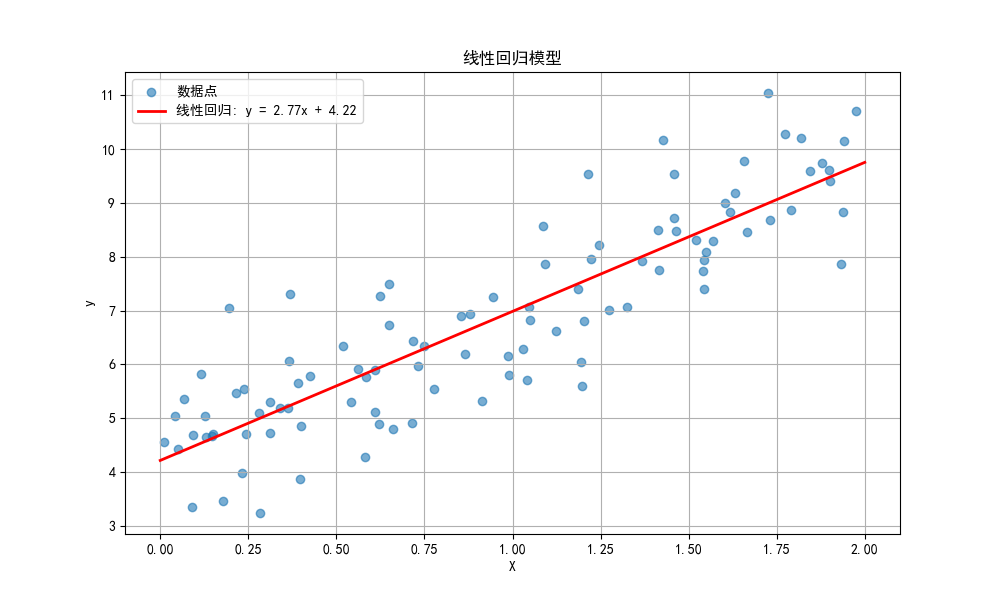

Python code for this plot:

# 线性回归
import numpy as np
import matplotlib.pyplot as plt
from sklearn.linear_model import LinearRegression
from sklearn.metrics import mean_squared_error


# 设置中文显示
plt.rcParams['font.sans-serif'] = ['SimHei']  # 设置中文字体为黑体
plt.rcParams['axes.unicode_minus'] = False    # 解决负号显示问题

# 生成随机数据
np.random.seed(42)
X = 2 * np.random.rand(100, 1)
y = 4 + 3 * X + np.random.randn(100, 1)

# 训练线性回归模型
model = LinearRegression()
model.fit(X, y)

# 获取模型参数
w = model.coef_[0][0]
b = model.intercept_[0]
print(f"模型参数: w = {w:.4f}, b = {b:.4f}")

# 预测
X_new = np.array([[0], [2]])
y_pred = model.predict(X_new)

# 计算MSE
y_pred_all = model.predict(X)
mse = mean_squared_error(y, y_pred_all)
print(f"均方误差(MSE): {mse:.4f}")

# 可视化
plt.figure(figsize=(10, 6))
plt.scatter(X, y, alpha=0.6, label='数据点')
plt.plot(X_new, y_pred, 'r-', linewidth=2, label=f'线性回归: y = {w:.2f}x + {b:.2f}')
plt.xlabel('X')
plt.ylabel('y')
plt.title('线性回归模型')
plt.legend()
plt.grid(True)
plt.savefig('linear_regression.png')
plt.show()